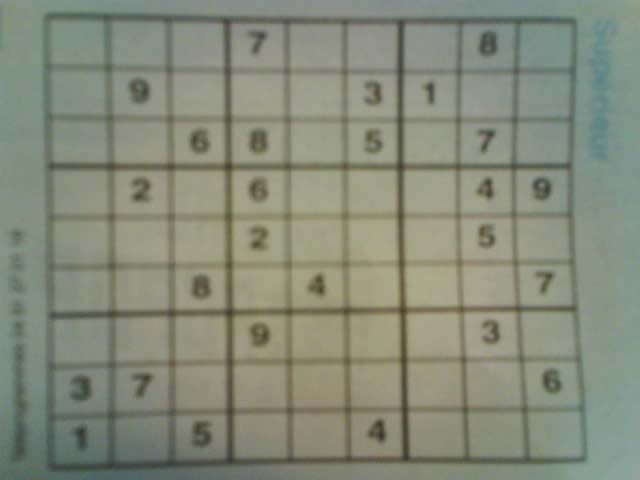
#> input picture v2_train/image1.jpg, 640 x 480 px
$ python det_sqr_sudoku.py
#> lines starting #> are read from the running program, lines starting #| are printed output that depends on the picture; after the words box and inside, x2 and y2 are one past the last pixel; in counts of white or black regions, pixels touching at a corner belong together
import cv2
import numpy as np


def get_contours(img, img_to_draw):
    contours, hierarchy = cv2.findContours(img, cv2.RETR_EXTERNAL, cv2.CHAIN_APPROX_NONE)
    for cnt in contours:
        area = cv2.contourArea(cnt)
        print(area)
        # if area > 500: doesn't work well in case of noisy picures
        cv2.drawContours(img_to_draw, cnt, -1, (255, 0, 0), 2)  # (target, contour, index, color, thickness)
        peri = cv2.arcLength(cnt, True)  # set false if not closed perimeter
        approx = cv2.approxPolyDP(cnt, .02 * peri, True)
        print(len(approx))  # print the amount of sides, ish
        objectCorners = len(approx)
        x, y, w, h = cv2.boundingRect(approx)
        cv2.rectangle(img_to_draw, (x, y), (x + w, y + h), (0, 255, 255), 1)


def detect_shape(path):
#> called with path = 'v2_train/image1.jpg'
    img = cv2.imread(path)
#> img is the input picture: shape (480, 640, 3); mean B, G, R 122.1, 138.8, 133.7
    imgGray = cv2.cvtColor(img, cv2.COLOR_BGR2GRAY)
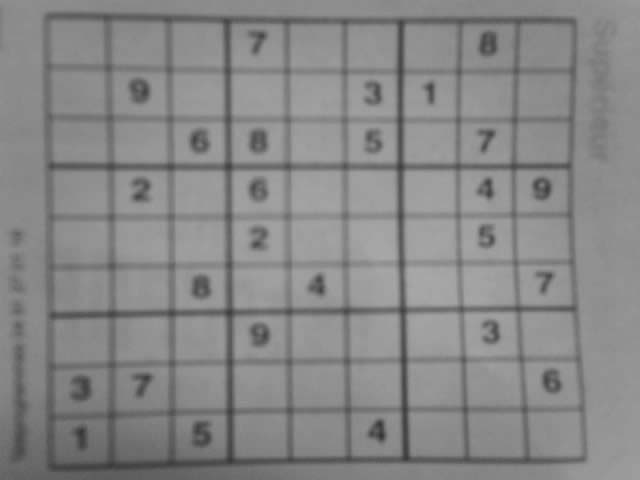
#> imgGray: shape (480, 640); min 50, max 169, mean 135.4
    imgBlur = cv2.GaussianBlur(imgGray, (7, 7), 5)
    imgCanny = cv2.Canny(imgBlur, 20, 20)
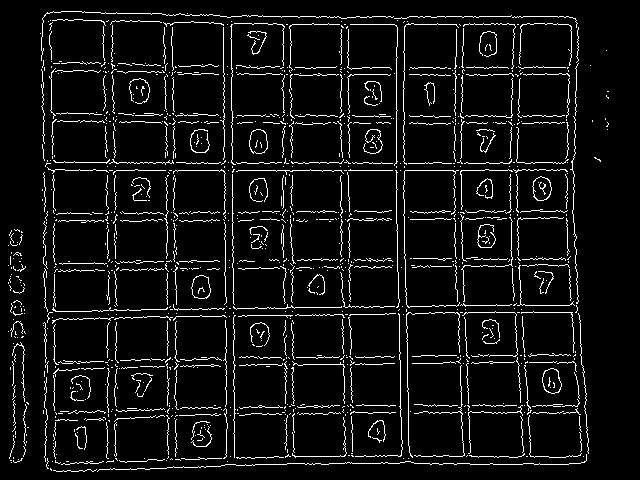
#> imgCanny: shape (480, 640); 6.7% white in thin lines or dots
    get_contours(imgCanny, img)
#> in get_contours, `contours, hierarchy = cv2.findContours(img, cv2.RETR_EXTERNAL, cv2.CHA..`: contours = 1042 contours, 1038 with area under 20; largest, box (x1, y1, x2, y2) and area: (542, 368, 562, 394) 366, (249, 129, 268, 154) 358, (532, 176, 552, 201) 352, (191, 275, 211, 299) 350
#> the loop in get_contours, `for cnt in contours:` made 1042 passes
#> (area, peri, objectCorners, x, y, w, h) on passes 3 to 5: (0, 0, 1, 48, 465, 1, 1), (0, 0, 1, 11, 462, 1, 1), (0, 0, 1, 227, 461, 1, 1)
#> (printed output is left out)
#> after the loop in get_contours, `for cnt in contours:`:
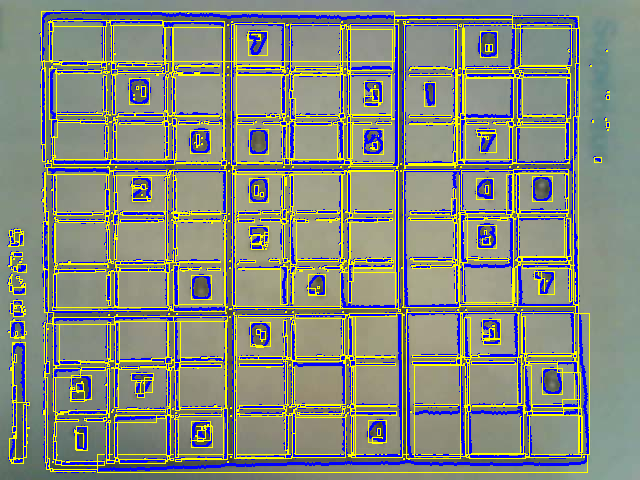
#> img_to_draw: shape (480, 640, 3); mean B, G, R 125.9, 138.2, 133.8

    cv2.imshow("Shape contour", img)
    cv2.waitKey()


detect_shape("v2_train/image1.jpg")

$ run again, with v2_train/image10.jpg copied over v2_train/image1.jpg
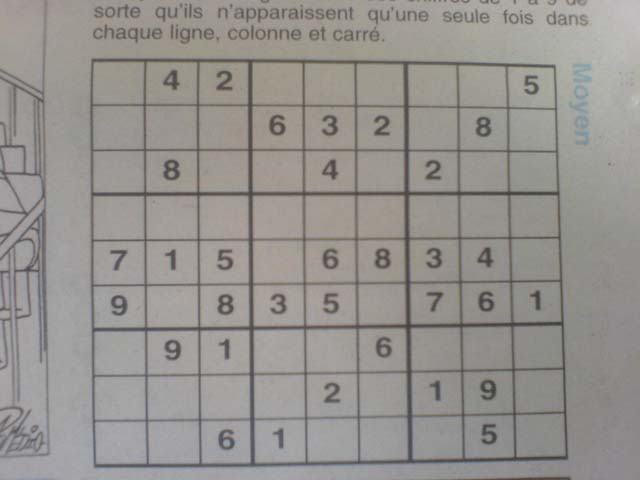
#> input picture v2_train/image10.jpg, 640 x 480 px
#> in detect_shape, img is the input picture: shape (480, 640, 3); mean B, G, R 142.6, 146.4, 149.7
#> in detect_shape, `imgCanny = cv2.Canny(imgBlur, 20, 20)`:
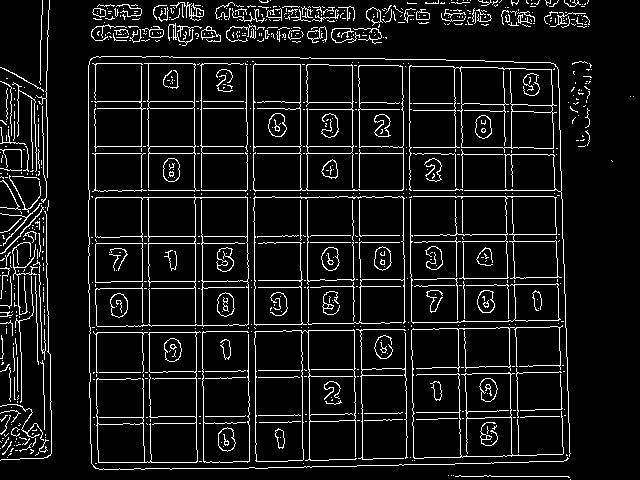
#> imgCanny: shape (480, 640); 8.7% white in thin lines or dots
#> contours = 746 contours, 712 with area under 20; largest, box (x1, y1, x2, y2) and area: (254, 329, 357, 462) 10248, (253, 63, 404, 192) 9442, (95, 196, 249, 327) 7478, (409, 65, 557, 191) 7238, (144, 63, 200, 192) 4146
#> the loop in get_contours, `for cnt in contours:` made 746 passes
#> (area, peri, objectCorners, x, y, w, h) on passes 42, 51: (313.5, 71.36, 9, 218, 427, 18, 25), (59, 150.7, 12, 480, 422, 18, 24)
#> (printed output is left out)
#> after the loop in get_contours, `for cnt in contours:`:
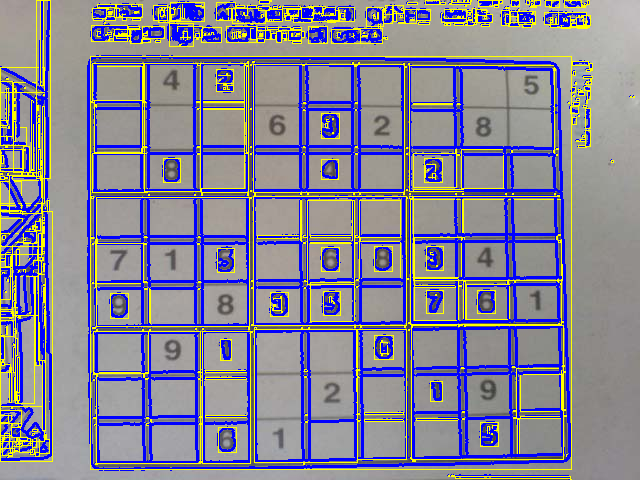
#> img_to_draw: shape (480, 640, 3); mean B, G, R 151.7, 130.1, 132.4

$ run again, with v2_train/image1000.jpg copied over v2_train/image1.jpg
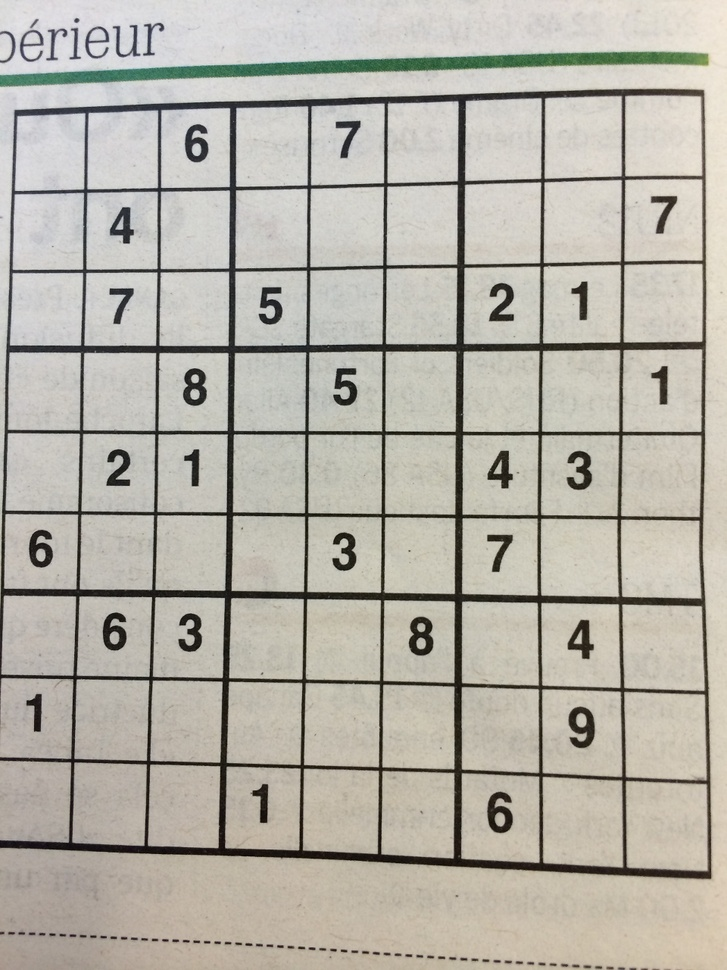
#> input picture v2_train/image1000.jpg, 727 x 970 px, shrunk from 960 x 1280 before the run
#> in detect_shape, img is the input picture: shape (970, 727, 3); mean B, G, R 168.4, 178.1, 181.8
#> in detect_shape, `imgCanny = cv2.Canny(imgBlur, 20, 20)`:
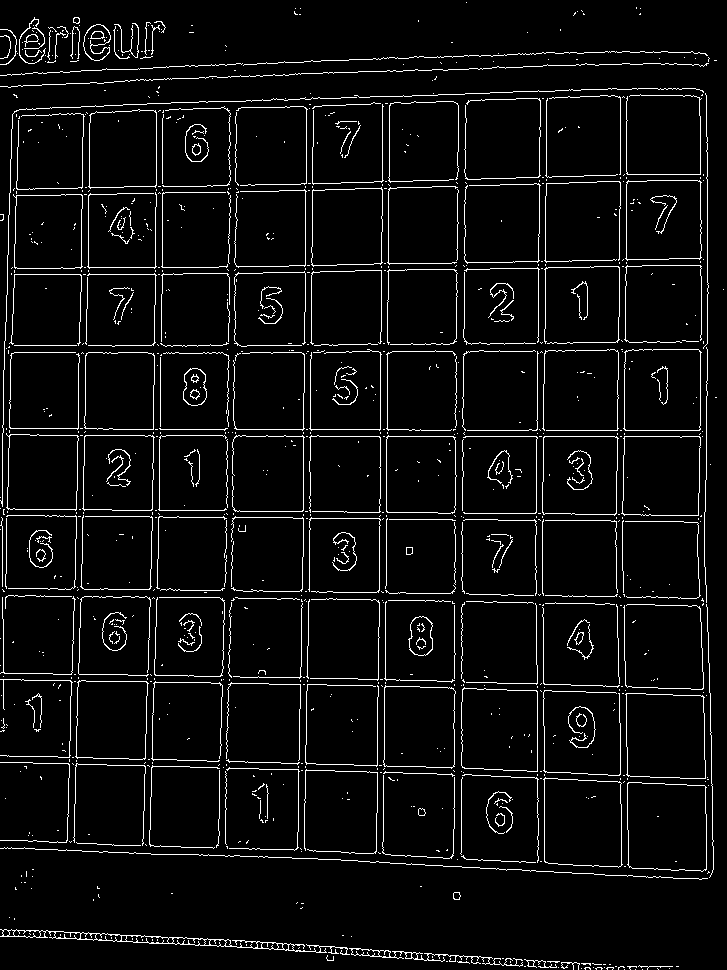
#> imgCanny: shape (970, 727); 5.2% white in thin lines or dots
#> contours = 914 contours, 875 with area under 20; largest, box (x1, y1, x2, y2) and area: (627, 782, 707, 872) 6677, (543, 777, 623, 868) 6526, (625, 693, 706, 779) 6434, (623, 349, 702, 431) 6124, (461, 687, 538, 772) 6058
#> the loop in get_contours, `for cnt in contours:` made 914 passes
#> (area, peri, objectCorners, x, y, w, h) on passes 28, 46: (41.5, 130, 15, 524, 959, 33, 9), (43, 25.66, 8, 453, 892, 8, 8)
#> (printed output is left out)
#> after the loop in get_contours, `for cnt in contours:`:
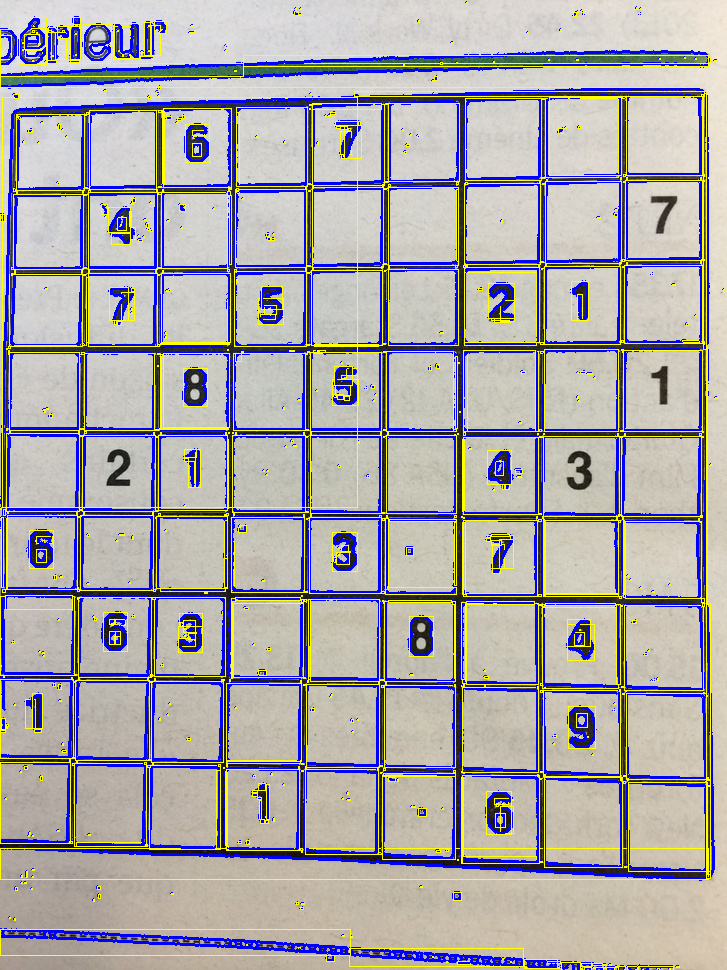
#> img_to_draw: shape (970, 727, 3); mean B, G, R 169.9, 167.9, 171.1
